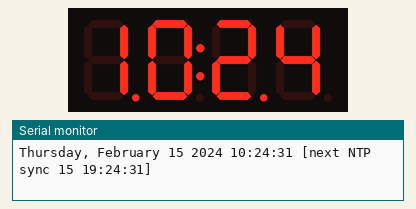
Recording of a sketch running on a simulated ESP32. Parts: 4-digit seven-segment display, the last lines printed to the serial monitor. WiFi joins after 1.5 s; servers stay silent unless stated; the local clock reads 2024-03-15 10:24:30 at power-on unless the sketch sets it; random numbers use the default seed unless the sketch sets one.

Above: at 1.7 s.
At 90.2 s:
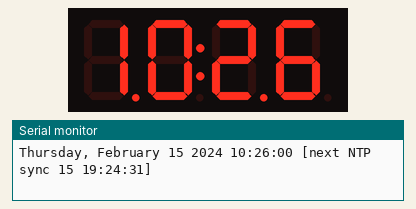

Measured:
- what the display in image 0 shows lasts 28.6 s, from 1.6 s to 30.2 s

The sketch:

clockdisplay.ino
```cpp
#include <WiFi.h>
#include <TM1637Display.h>
#include <time.h>
#include <RTClib.h>

#define CLK 15
#define DIO 4

RTC_DS3231 rtc;
TM1637Display display(CLK, DIO);

const char *ssid = "";
const char *password = "";
const char *ntpServer1 = "";
const char *ntpServer2 = "";
const long gmtOffset_sec = -21600;
const int daylightOffset_sec = 3600;

void setup()
{
  Serial.begin(115200);
  randomSeed(analogRead(19));           // unused pin for random noise, this is for setting the rtc sync interval later
  initdevices();                        // initialize the rtc and display
  syncrtc();                            // perform initial sync with ntp and set rtc
}

void loop()
{
  DateTime now = rtc.now();             // display
  int displaytime = (now.hour() * 100) + now.minute();
  display.showNumberDecEx(displaytime, 0b11100000, true);
  printLocalTime();
  delay(900);
}

void initdevices()
{
  if (! rtc.begin()){                   // check if rtc is present
  Serial.println("Couldn't find RTC");
  Serial.flush();
  while (1) delay(10);
  }
  rtc.disable32K();                     // disable the 32K pin, we don't need it
  rtc.clearAlarm(1);                    // clear out both alarms
  rtc.clearAlarm(2);
  rtc.writeSqwPinMode(DS3231_OFF);      // disable the square wave pin, we will monitor alarm state using rtc.alarmFired(1)
  rtc.disableAlarm(2);                  // disable alarm 2

  display.clear();                      // clear the display, set the brightness, set to 0000, then clear again
  display.setBrightness(3);
  display.showNumberDec(0, true);
  display.clear();
}

void connectwifi()
{
  Serial.printf("Connecting to %s ", ssid);
  WiFi.begin(ssid, password);
  while (WiFi.status() != WL_CONNECTED) {
    delay(500);
    Serial.print(".");
  }
  Serial.println(" WiFi connected.");
}

void syncrtc()
{
  connectwifi();                        // (re)connect to wifi
  int ntpinterval = random(6,23);       // interval, in hours.  this gets called each time we sync, so new interval each sync
  Serial.println("Syncing RTC...");
  configTime(gmtOffset_sec, daylightOffset_sec, ntpServer1, ntpServer2);
  printLocalTime();
  time_t now;                           // unix time in seconds, stored to now
  tm tm;                                // struct tm
  time(&now);                           // fill that variable we just made
  localtime_r(&now, &tm);               // update the tm structure with current (local) time.  gmtime_r for utc
  rtc.adjust(DateTime(tm.tm_year + 1900, tm.tm_mon, tm.tm_mday, tm.tm_hour, tm.tm_min, tm.tm_sec));

  if(!rtc.setAlarm1(
    rtc.now() + TimeSpan(0, ntpinterval, 0, 0),
    DS3231_A1_Hour                      // A1_Hour matches on HH:mm.ss.  modify above line if this is anything but Hour
    )) Serial.println("Error, alarm wasn't set!");
  Serial.println("RTC synced!");
  Serial.println();
  Serial.printf("next NTP sync set for %i hours from now", ntpinterval);
  Serial.println();
  dropwifi();                           // disconnect wifi to save power
}

void printLocalTime()
{
  tm tm;                                // struct tm
  if(!getLocalTime(&tm)){               // make sure we have a sync, and correct that if we do not
    Serial.println("syncing to NTP...");
    syncrtc();
    return;
  }
  DateTime alarm1 = rtc.getAlarm1();
  Ds3231Alarm1Mode alarm1mode = rtc.getAlarm1Mode();
  char alarm1Date[12] = "DD hh:mm:ss";
  alarm1.toString(alarm1Date);
  Serial.print(&tm, "%A, %B %d %Y %H:%M:%S");
  Serial.print(" [next NTP sync ");
  Serial.print(alarm1Date);
  Serial.print("]");

    if (rtc.alarmFired(1)) {
        rtc.clearAlarm(1);              // clear the alarm, and then back to syncrtc() to get a new sync interval
        Serial.print(" - alarm cleared, ");
        syncrtc();
    }
  Serial.println();
}

void dropwifi()
{
  Serial.printf("synced NTP, disconnecting from %s ", ssid);
  WiFi.disconnect(true);
  WiFi.mode(WIFI_OFF);
  Serial.println(" ... WiFi disconnected.");
  Serial.println();
}
```
